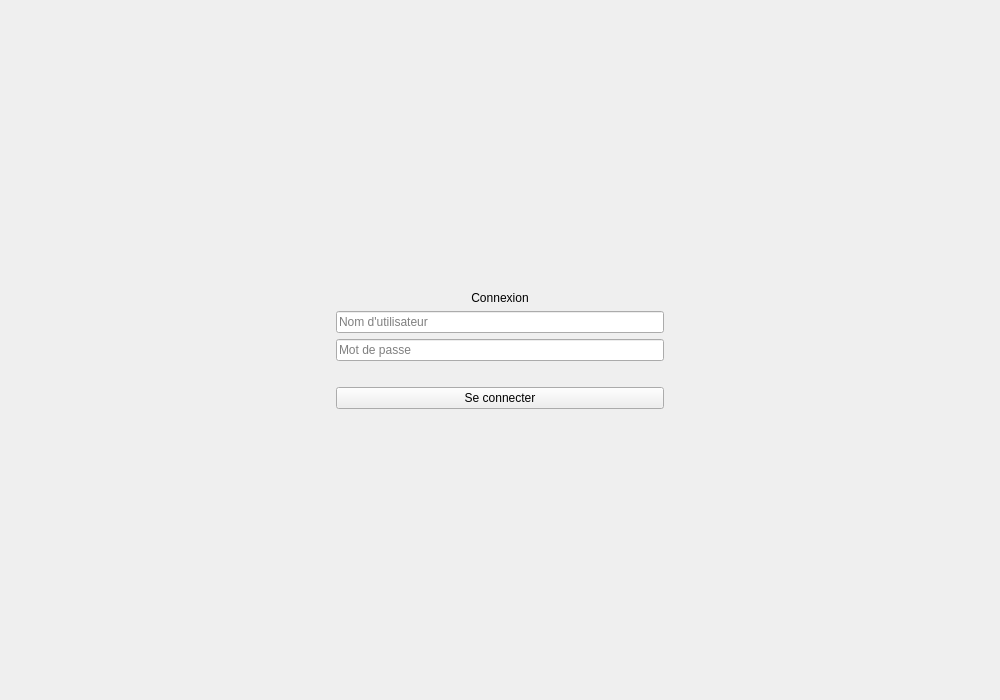
<?xml version="1.0" encoding="UTF-8"?>
<ui version="4.0">
 <class>LoginForm</class>
 <widget class="QMainWindow" name="LoginForm">
  <property name="geometry">
   <rect>
    <x>0</x>
    <y>0</y>
    <width>1000</width>
    <height>700</height>
   </rect>
  </property>
  <property name="windowTitle">
   <string>Connexion</string>
  </property>
  <widget class="QWidget" name="centralwidget">
   <layout class="QVBoxLayout" name="verticalLayout">
    <item>
     <spacer name="verticalSpacer_top">
      <property name="orientation">
       <enum>Qt::Vertical</enum>
      </property>
      <property name="sizeHint" stdset="0">
       <size>
        <width>20</width>
        <height>100</height>
       </size>
      </property>
     </spacer>
    </item>
    <item>
     <layout class="QHBoxLayout" name="horizontalLayout">
      <item>
       <spacer name="horizontalSpacer_left">
        <property name="orientation">
         <enum>Qt::Horizontal</enum>
        </property>
        <property name="sizeHint" stdset="0">
         <size>
          <width>250</width>
          <height>20</height>
         </size>
        </property>
       </spacer>
      </item>
      <item>
       <layout class="QVBoxLayout" name="formLayout">
        <item>
         <widget class="QLabel" name="label">
          <property name="text">
           <string>Connexion</string>
          </property>
          <property name="alignment">
           <set>Qt::AlignCenter</set>
          </property>
         </widget>
        </item>
        <item>
         <widget class="QLineEdit" name="input_username">
          <property name="placeholderText">
           <string>Nom d'utilisateur</string>
          </property>
         </widget>
        </item>
        <item>
         <widget class="QLineEdit" name="input_password">
          <property name="echoMode">
           <enum>QLineEdit::Password</enum>
          </property>
          <property name="placeholderText">
           <string>Mot de passe</string>
          </property>
         </widget>
        </item>
        <item>
         <widget class="QLabel" name="label_error">
          <property name="text">
           <string/>
          </property>
          <property name="styleSheet">
           <string>color: red;</string>
          </property>
          <property name="alignment">
           <set>Qt::AlignCenter</set>
          </property>
         </widget>
        </item>
        <item>
         <widget class="QPushButton" name="btn_login">
          <property name="text">
           <string>Se connecter</string>
          </property>
         </widget>
        </item>
       </layout>
      </item>
      <item>
       <spacer name="horizontalSpacer_right">
        <property name="orientation">
         <enum>Qt::Horizontal</enum>
        </property>
        <property name="sizeHint" stdset="0">
         <size>
          <width>250</width>
          <height>20</height>
         </size>
        </property>
       </spacer>
      </item>
     </layout>
    </item>
    <item>
     <spacer name="verticalSpacer_bottom">
      <property name="orientation">
       <enum>Qt::Vertical</enum>
      </property>
      <property name="sizeHint" stdset="0">
       <size>
        <width>20</width>
        <height>100</height>
       </size>
      </property>
     </spacer>
    </item>
   </layout>
  </widget>
 </widget>
 <resources/>
 <connections/>
</ui>
